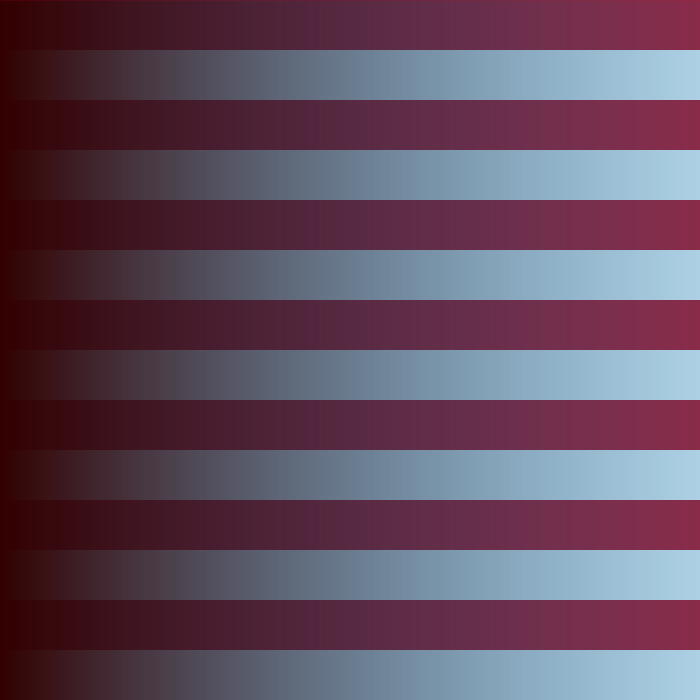
Frame 1 (no input)
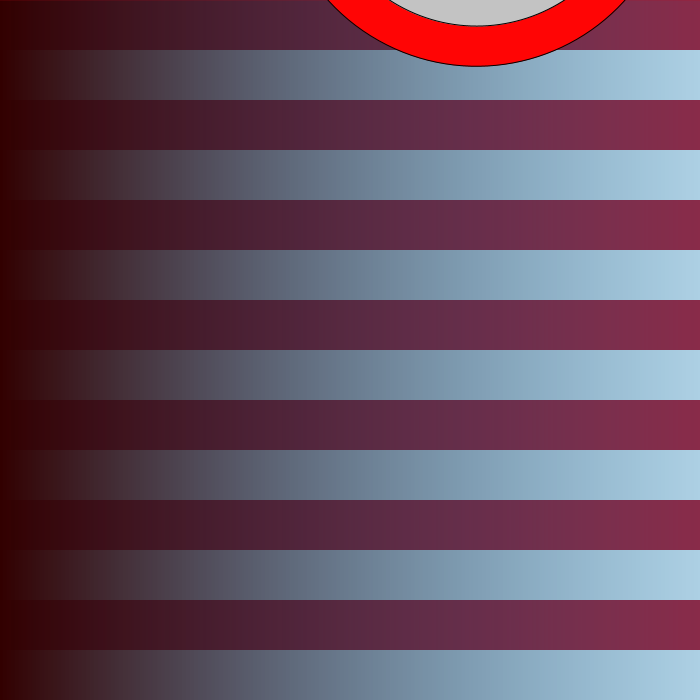
Frame 60 (the mouse pressed at the canvas centre just before this capture)
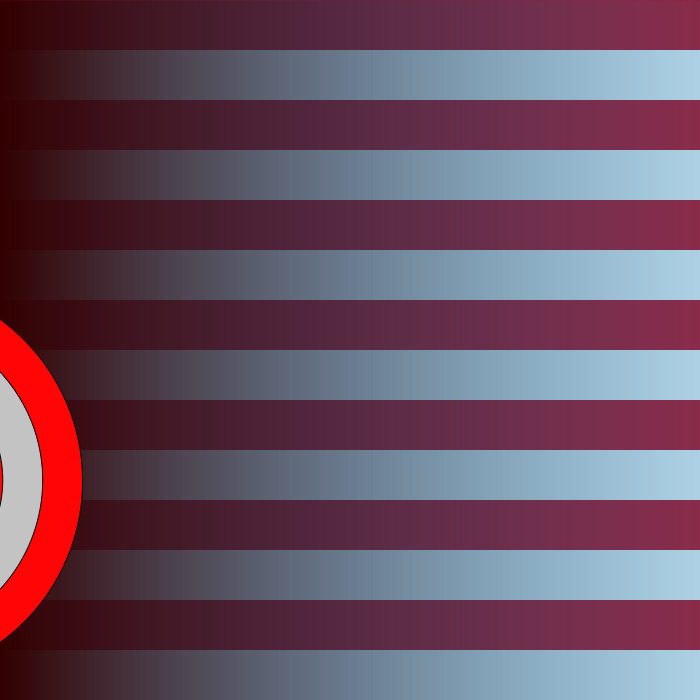
Frame 120 (the mouse held since frame 60 and released just before this capture)

The Processing sketch that drew these frames (run headless with seeded random() and noise(); from frame 60 on, the mouse is pressed at the canvas centre):

// Processing sketch: JonatanWu_Project_1
// ── JonatanWu_Project_1.pde
float angle;
float speed;
int start = 0;
int end = 1000;
color a1, a2, a3, a4, a5, a6;
void setup() {
  size(700, 700);
  ellipseMode(CENTER);
  a1= color(50,0,0);
  a2= color(0, 168, 250, 15);
  frameRate(90);
}
void draw() { 
  bng();
  for ( int i = start; i < start+end; i++) {
    float remap = map(i, start, start + end, 0, 1);
    color x = lerpColor(a1, a2, remap);
    stroke(x);
    line(i, start, i, start + end);
  } 
  speed = .07;
  angle = angle - speed;
  float c = (PI+angle);
  //translate(350,350);
  rotate(c);
  shed();
  if (mouseX < width/2) {
    if (mousePressed) {
      background(0);
      anarchy();
    }
  }
  if ( mouseX > width/2 ) {
    if (mousePressed) { 
      flashbng();
    }
  }
}
void bng() {
  noStroke();
  background(255);
  rectMode(CORNER);
  fill(200, 5, 20);
  rect(0, 0, 700, 50);
  rect(0, 100, 700, 50);
  rect(0, 200, 700, 50);
  rect(0, 300, 700, 50);
  rect(0, 400, 700, 50);
  rect(0, 500, 700, 50);
  rect(0, 600, 700, 50);
  rect(0, 700, 700, 50);
}
void shed() {
  ellipseMode(CENTER); 
  strokeWeight(1);
  stroke(0);
  fill(255, 5, 5); // Red
  ellipse(width/2, height/2, 400, 400);
  fill(195, 195, 195); //White 
  ellipse(width/2, height/2, 320, 320);
  fill(255, 5, 5); // Red
  ellipse(width/2, height/2, 240, 240);
  fill(5, 120, 255); // Blue
  ellipse(width/2, height/2, 160, 160);
  noStroke(); // Triangle and Star
  fill(195, 195, 195);
  triangle(width/2, 375, height/2 -80, 325, height/2+80, 325); // Main
  triangle(width/2, 270, height/2 -20, 325, height/2+20, 325); // Top Star
  triangle(width/2, 375, height/2 -45, 410, height/2-20, 330);
  triangle(width/2, 375, height/2 +45, 410, height/2+20, 330);
}
void anarchy() {
  a3= color(0);
  a4= color(255, 5, 5);
  for ( int i = start; i < start+end; i++) {
    float remap = map(i, start, start + end, 0, 1);
    color x = lerpColor(a3, a4, remap);
    stroke(x);
    line(i, start, i, start + end);
  } 
  ellipseMode(CENTER);
  stroke(255, 5, 5);
  strokeWeight(45);
  fill(0, 0, 0, 0);
  ellipse(width/2, height/2, 400, 400);
  strokeWeight(45);
  line(width/2 + 30, 90, width/2 + 100, 600);
  strokeWeight(50);
  line(width/2 + 30, 90, width/2 - 200, 620);
  strokeWeight(45);
  line(50, 350, 650, 300);
}
void flashbng() { 
  background(255);
  ellipseMode(CENTER);
  stroke(0);
  strokeWeight(20);
  fill(255);
  ellipse(width/2, height/2, 400, 400);
  fill(255, 255, 255, 15);
  strokeWeight(5);
  ellipse(width/2, height/2, 350, 350); 
  line(width/2, 550, width/2, 110);
  line(width/2, 350, 170, 500);
  line(width/2, 350, 530, 500);
}
